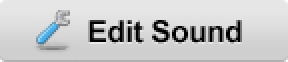
#> input picture media/images/edit_sound-thumbnail.jpg, 144 x 31 px (shown 2 times larger)
$ python images.py ../../media/images/edit_sound-thumbnail.jpg 100   (older library calls are emulated)
#> lines starting #> are read from the running program, lines starting #| are printed output that depends on the picture
from PIL import Image


class ImageProcessingError(Exception):
    pass

def extract_square(input_filename, output_filename, size):
#> called with size = 100
    im = Image.open(input_filename)
#> im is the input picture: PIL image 144x31 RGB; mean R, G, B 198.4, 199.4, 200

    if im.mode not in ('L', 'RGB'):
        im = im.convert('RGB')

    #fill out and resize the image
    if im.size[0] < size and im.size[1] < size:
        if im.size[0] < im.size[1]:
            ratio = im.size[1] / im.size[0]
            im = im.resize((size / ratio, size), Image.ANTIALIAS)
        else:
            ratio = im.size[0] / im.size[1]
            im = im.resize((size,size / ratio), Image.ANTIALIAS)
        #fill out
        background = Image.new("RGBA", (size,size), (255, 255, 255, 0)) # use white for empty space
        background.paste(im, ((size - im.size[0]) / 2, (size - im.size[1]) / 2))
        background.save(output_filename)
        return

    #if one side of the image is smaller and one is bigger
    elif im.size[0] > size and im.size[1] < size:
            ratio = im.size[0] / im.size[1]
#> ratio = 4.65
            im = im.resize((size * ratio,size), Image.ANTIALIAS)
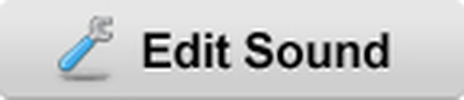
#> im: PIL image 464x100 RGB; mean R, G, B 198.7, 199.7, 200.2

    elif im.size[0] < size and im.size[1] > size:
            ratio = im.size[1] / im.size[0]
            im = im.resize((size, size * ratio), Image.ANTIALIAS)

    if im.size[0] > im.size[1]:
        # --------
        # |      |
        # --------
        box = (im.size[0]-im.size[1])/2, 0, im.size[0] - (im.size[0]-im.size[1])/2, im.size[1]
#> box = (182, 0, 282, 100)
    else:
        # ____
        # |  |
        # |  |
        # |__|
        box = 0, (im.size[1]-im.size[0])/2, im.size[0], im.size[1] - (im.size[1]-im.size[0])/2

    im = im.crop(box)
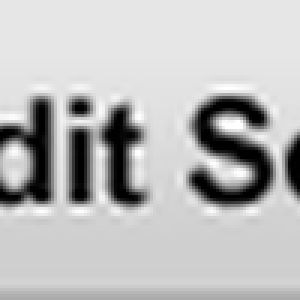
#> im: PIL image 100x100 RGB (shown 3 times larger); min 0, max 255, mean 187.7
    im.thumbnail((size, size), Image.ANTIALIAS)
    im.save(output_filename)

if __name__ == "__main__":
    import sys, os.path
    input_filename = sys.argv[1]
    size = int(sys.argv[2])
    path, ext = os.path.splitext(input_filename)
    output_filename = path + "_t" + ext
    extract_square(input_filename, output_filename, size)

$ run again, on media/images/edit_wiki_page.png
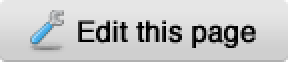
#> input picture media/images/edit_wiki_page.png, 144 x 31 px (shown 2 times larger)
#> in extract_square, im is the input picture: PIL image 144x31 RGBA; mean R, G, B, A 195.5, 196.5, 197, 254.5
#> in extract_square, `im = im.resize((size * ratio,size), Image.ANTIALIAS)`:
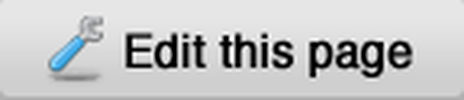
#> im: PIL image 464x100 RGB; mean R, G, B 195.8, 196.8, 197.3
#> in extract_square, `im = im.crop(box)`:
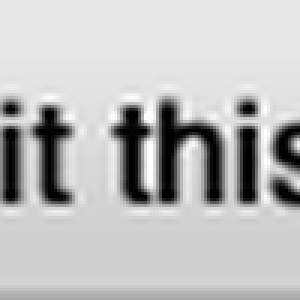
#> im: PIL image 100x100 RGB (shown 3 times larger); min 0, max 255, mean 189
